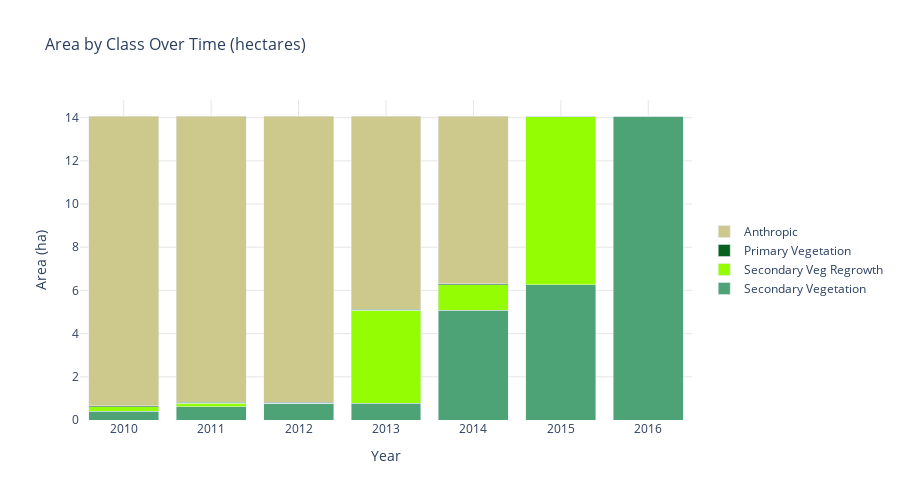

The code cell stored with this chart in its notebook:
### Code cell
# Interactive stacked bar chart
fig = plot_class_area_stacked_interactive(df, layer=MAPBIOMAS_DEFREG)
fig.show()

### Figure 1 — Plotly figure (JSON) as saved in the notebook; plotly's stock layout.template omitted (floating-point values rounded to 4 significant figures)
{"data": [{"hovertemplate": "Secondary Vegetation<br>Year: %{x}<br>Area: %{y:.2f} ha<extra></extra>", "marker": {"color": "#4ea376"}, "name": "Secondary Vegetation", "type": "bar", "x": [2010, 2011, 2012, 2013, 2014, 2015, 2016], "y": [0.4052, 0.6169, 0.786, 0.786, 5.084, 6.257, 14.04]}, {"hovertemplate": "Secondary Veg Regrowth<br>Year: %{x}<br>Area: %{y:.2f} ha<extra></extra>", "marker": {"color": "#94fc03"}, "name": "Secondary Veg Regrowth", "type": "bar", "x": [2010, 2011, 2012, 2013, 2014, 2015, 2016], "y": [0.2118, 0.1691, 0.0, 4.298, 1.173, 7.778, 0.0]}, {"hovertemplate": "Primary Vegetation<br>Year: %{x}<br>Area: %{y:.2f} ha<extra></extra>", "marker": {"color": "#09611f"}, "name": "Primary Vegetation", "type": "bar", "x": [2010, 2011, 2012, 2013, 2014, 2015, 2016], "y": [0.04165, 0.04165, 0.04165, 0.04165, 0.04165, 0.04165, 0.04165]}, {"hovertemplate": "Anthropic<br>Year: %{x}<br>Area: %{y:.2f} ha<extra></extra>", "marker": {"color": "#cdc98d"}, "name": "Anthropic", "type": "bar", "x": [2010, 2011, 2012, 2013, 2014, 2015, 2016], "y": [13.42, 13.25, 13.25, 8.951, 7.778, 0.0, 0.0]}], "layout": {"barmode": "stack", "height": 500, "legend": {"traceorder": "reversed", "x": 1.02, "xanchor": "left", "y": 0.5, "yanchor": "middle"}, "plot_bgcolor": "white", "title": {"font": {"size": 16}, "text": "Area by Class Over Time (hectares)"}, "xaxis": {"gridcolor": "rgba(128, 128, 128, 0.2)", "tickformat": "d", "title": {"text": "Year"}}, "yaxis": {"gridcolor": "rgba(128, 128, 128, 0.2)", "title": {"text": "Area (ha)"}}}}
